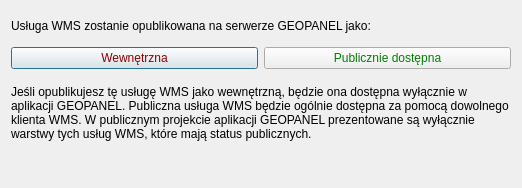
<?xml version="1.0" encoding="UTF-8"?>
<ui version="4.0">
 <class>PublicPrivateDialogBase</class>
 <widget class="QDialog" name="PublicPrivateDialogBase">
  <property name="geometry">
   <rect>
    <x>0</x>
    <y>0</y>
    <width>522</width>
    <height>188</height>
   </rect>
  </property>
  <property name="windowTitle">
   <string>Opublikuj usługę WMS</string>
  </property>
  <layout class="QGridLayout" name="gridLayout">
   <item row="3" column="0" colspan="2">
    <spacer name="verticalSpacer_2">
     <property name="orientation">
      <enum>Qt::Vertical</enum>
     </property>
     <property name="sizeType">
      <enum>QSizePolicy::Fixed</enum>
     </property>
     <property name="sizeHint" stdset="0">
      <size>
       <width>20</width>
       <height>10</height>
      </size>
     </property>
    </spacer>
   </item>
   <item row="1" column="0">
    <widget class="QPushButton" name="buttonWewnetrzna">
     <property name="palette">
      <palette>
       <active>
        <colorrole role="ButtonText">
         <brush brushstyle="SolidPattern">
          <color alpha="255">
           <red>145</red>
           <green>0</green>
           <blue>0</blue>
          </color>
         </brush>
        </colorrole>
       </active>
       <inactive>
        <colorrole role="ButtonText">
         <brush brushstyle="SolidPattern">
          <color alpha="255">
           <red>145</red>
           <green>0</green>
           <blue>0</blue>
          </color>
         </brush>
        </colorrole>
       </inactive>
       <disabled>
        <colorrole role="ButtonText">
         <brush brushstyle="SolidPattern">
          <color alpha="255">
           <red>155</red>
           <green>155</green>
           <blue>154</blue>
          </color>
         </brush>
        </colorrole>
       </disabled>
      </palette>
     </property>
     <property name="text">
      <string>Wewnętrzna</string>
     </property>
    </widget>
   </item>
   <item row="1" column="1">
    <widget class="QPushButton" name="buttonPubliczna">
     <property name="palette">
      <palette>
       <active>
        <colorrole role="ButtonText">
         <brush brushstyle="SolidPattern">
          <color alpha="255">
           <red>0</red>
           <green>128</green>
           <blue>0</blue>
          </color>
         </brush>
        </colorrole>
       </active>
       <inactive>
        <colorrole role="ButtonText">
         <brush brushstyle="SolidPattern">
          <color alpha="255">
           <red>0</red>
           <green>128</green>
           <blue>0</blue>
          </color>
         </brush>
        </colorrole>
       </inactive>
       <disabled>
        <colorrole role="ButtonText">
         <brush brushstyle="SolidPattern">
          <color alpha="255">
           <red>155</red>
           <green>155</green>
           <blue>154</blue>
          </color>
         </brush>
        </colorrole>
       </disabled>
      </palette>
     </property>
     <property name="text">
      <string>Publicznie dostępna</string>
     </property>
    </widget>
   </item>
   <item row="5" column="0" colspan="2">
    <spacer name="verticalSpacer">
     <property name="orientation">
      <enum>Qt::Vertical</enum>
     </property>
     <property name="sizeHint" stdset="0">
      <size>
       <width>458</width>
       <height>15</height>
      </size>
     </property>
    </spacer>
   </item>
   <item row="0" column="0" colspan="2">
    <widget class="QLabel" name="label_3">
     <property name="minimumSize">
      <size>
       <width>0</width>
       <height>30</height>
      </size>
     </property>
     <property name="text">
      <string>Usługa WMS zostanie opublikowana na serwerze GEOPANEL jako:</string>
     </property>
    </widget>
   </item>
   <item row="4" column="0" colspan="2">
    <widget class="QLabel" name="labelInfo">
     <property name="text">
      <string>&lt;html&gt;&lt;head/&gt;&lt;body&gt;&lt;p&gt;Jeśli opublikujesz tę usługę WMS jako wewnętrzną, będzie ona dostępna wyłącznie w aplikacji GEOPANEL. Publiczna usługa WMS będzie ogólnie dostępna za pomocą dowolnego klienta WMS. W publicznym projekcie aplikacji GEOPANEL prezentowane są wyłącznie warstwy tych usług WMS, które mają status publicznych.&lt;/p&gt;&lt;/body&gt;&lt;/html&gt;</string>
     </property>
     <property name="textFormat">
      <enum>Qt::RichText</enum>
     </property>
     <property name="wordWrap">
      <bool>true</bool>
     </property>
    </widget>
   </item>
  </layout>
 </widget>
 <resources/>
 <connections/>
</ui>
